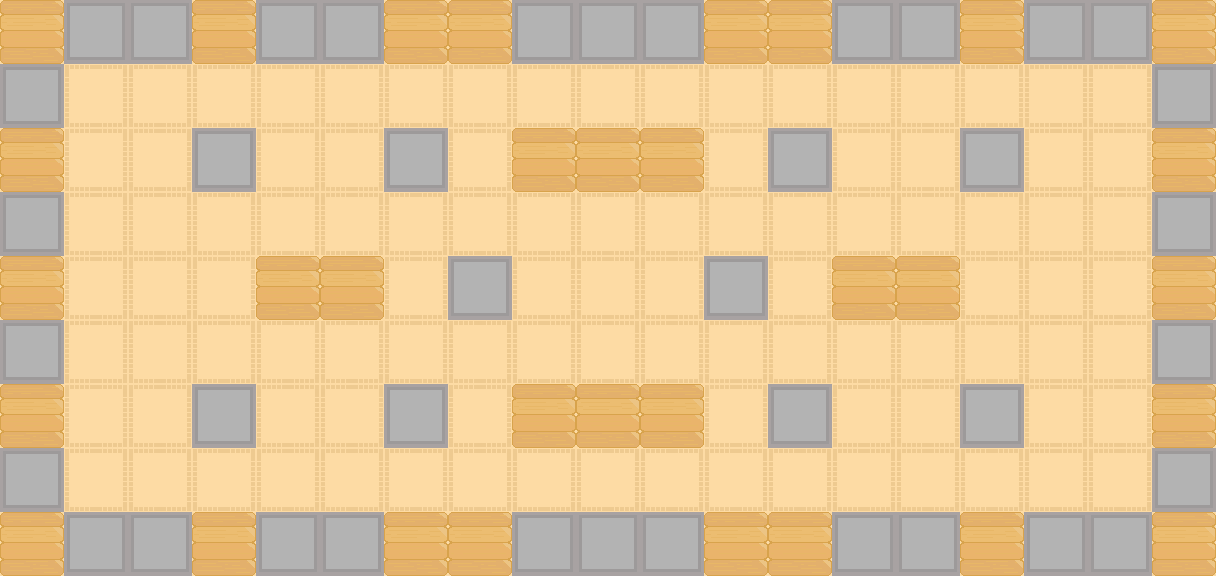

Tiled map render using the project's own tile images. Description and the whole map definition, tile-layer contents included, below:
An orthogonal 19x9 tile map with 64x64 px tiles, 3 tile layers (floor, wall1, wall2), 3 tilesets.

<map version="1.10" tiledversion="1.11.0" orientation="orthogonal" renderorder="right-down" width="19" height="9" tilewidth="64" tileheight="64" infinite="0" nextlayerid="4" nextobjectid="1">
 <tileset firstgid="1" source="../floor.tsx" />
 <tileset firstgid="2" source="../wall.tsx" />
 <tileset firstgid="3" source="../images/game/background/wall2.tsx" />
 <layer id="1" name="floor" width="19" height="9">
  <data encoding="csv">
1,1,1,1,1,1,1,1,1,1,1,1,1,1,1,1,1,1,1,
1,1,1,1,1,1,1,1,1,1,1,1,1,1,1,1,1,1,1,
1,1,1,1,1,1,1,1,1,1,1,1,1,1,1,1,1,1,1,
1,1,1,1,1,1,1,1,1,1,1,1,1,1,1,1,1,1,1,
1,1,1,1,1,1,1,1,1,1,1,1,1,1,1,1,1,1,1,
1,1,1,1,1,1,1,1,1,1,1,1,1,1,1,1,1,1,1,
1,1,1,1,1,1,1,1,1,1,1,1,1,1,1,1,1,1,1,
1,1,1,1,1,1,1,1,1,1,1,1,1,1,1,1,1,1,1,
1,1,1,1,1,1,1,1,1,1,1,1,1,1,1,1,1,1,1
</data>
 </layer>
 <layer id="2" name="wall1" width="19" height="9">
  <data encoding="csv">
2,0,0,2,0,0,2,2,0,0,0,2,2,0,0,2,0,0,2,
0,0,0,0,0,0,0,0,0,0,0,0,0,0,0,0,0,0,0,
2,0,0,0,0,0,0,0,2,2,2,0,0,0,0,0,0,0,2,
0,0,0,0,0,0,0,0,0,0,0,0,0,0,0,0,0,0,0,
2,0,0,0,2,2,0,0,0,0,0,0,0,2,2,0,0,0,2,
0,0,0,0,0,0,0,0,0,0,0,0,0,0,0,0,0,0,0,
2,0,0,0,0,0,0,0,2,2,2,0,0,0,0,0,0,0,2,
0,0,0,0,0,0,0,0,0,0,0,0,0,0,0,0,0,0,0,
2,0,0,2,0,0,2,2,0,0,0,2,2,0,0,2,0,0,2
</data>
 </layer>
 <layer id="3" name="wall2" width="19" height="9">
  <data encoding="csv">
0,3,3,0,3,3,0,0,3,3,3,0,0,3,3,0,3,3,0,
3,0,0,0,0,0,0,0,0,0,0,0,0,0,0,0,0,0,3,
0,0,0,3,0,0,3,0,0,0,0,0,3,0,0,3,0,0,0,
3,0,0,0,0,0,0,0,0,0,0,0,0,0,0,0,0,0,3,
0,0,0,0,0,0,0,3,0,0,0,3,0,0,0,0,0,0,0,
3,0,0,0,0,0,0,0,0,0,0,0,0,0,0,0,0,0,3,
0,0,0,3,0,0,3,0,0,0,0,0,3,0,0,3,0,0,0,
3,0,0,0,0,0,0,0,0,0,0,0,0,0,0,0,0,0,3,
0,3,3,0,3,3,0,0,3,3,3,0,0,3,3,0,3,3,0
</data>
 </layer>
</map>
